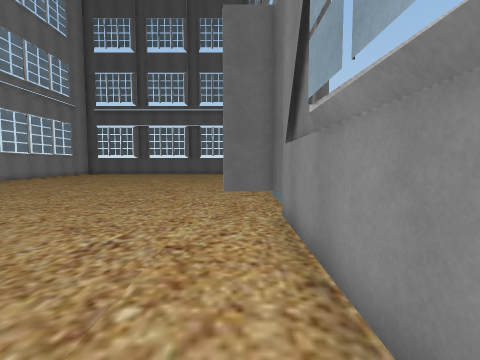
View 1 (above)

16 first-person views from a walk through a scene from a Unity 3-D project. The camera is 1.5 m above the floor, tilts 4° down and sees 85° across. The floor is counted in squares, 1 m on a side. Each view is taken from the middle of a square. On the plan, view 1 faces up. The plan holds only what a view shows up to about 14 squares ahead; the rest is blank. The place goes on beyond the plan. Some animated figures are left out.

View 2
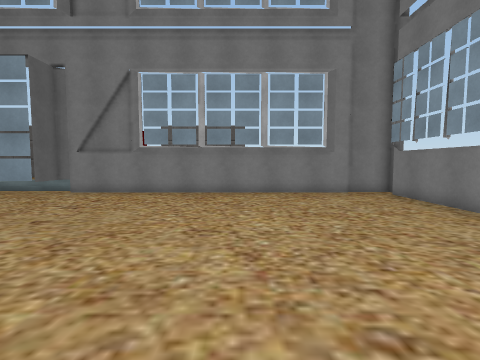

View 3
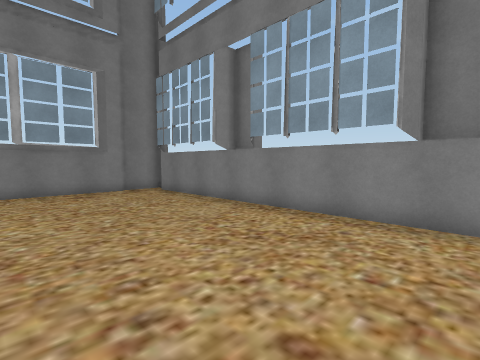

View 4
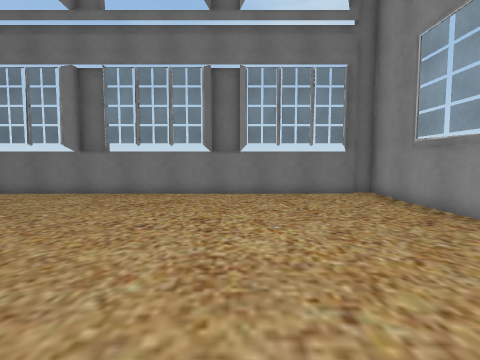

View 5
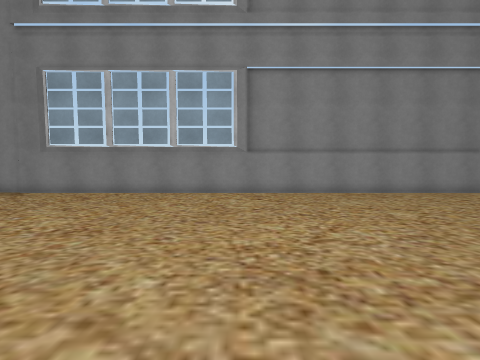

View 6
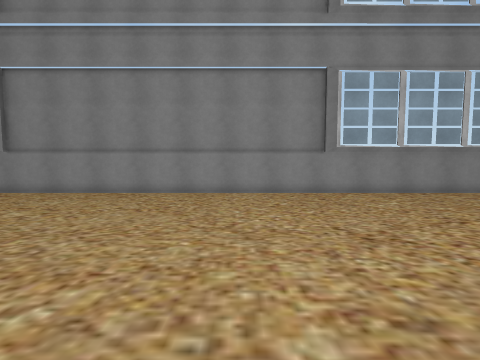

View 7
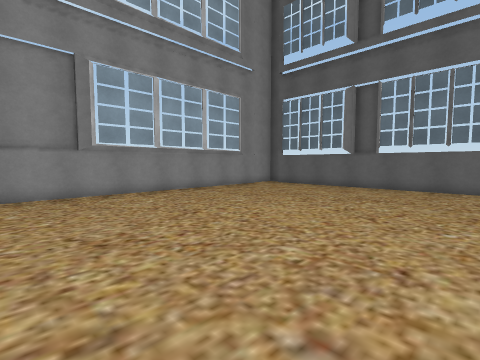

View 8
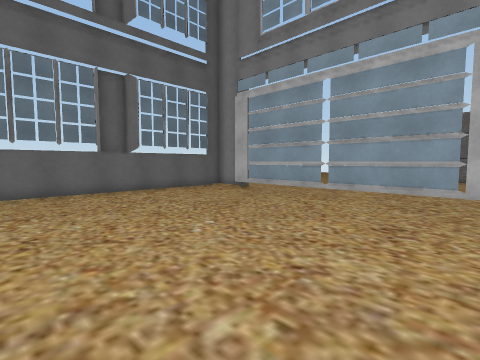

View 9
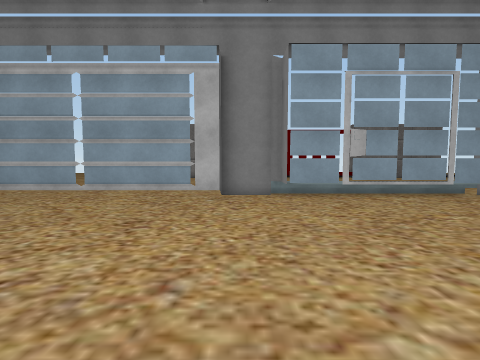

View 10
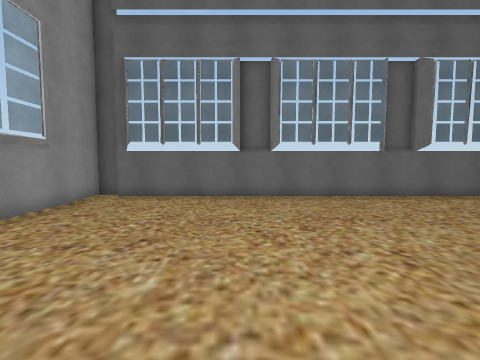

View 11
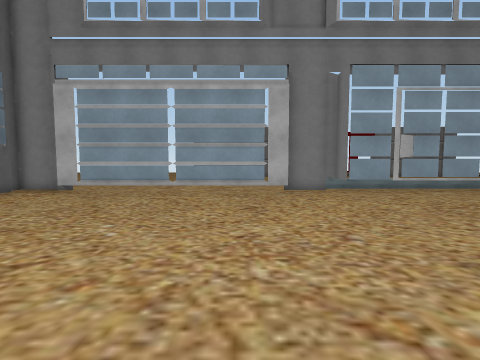

View 12
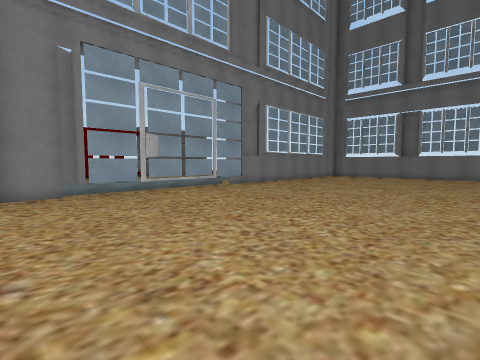

View 13
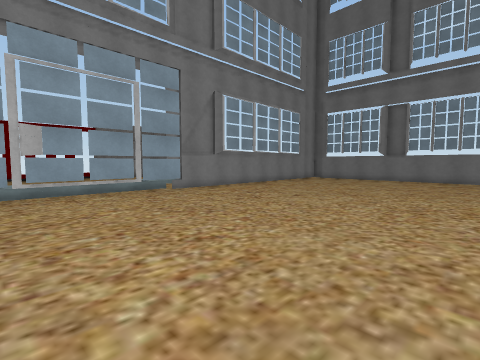

View 14
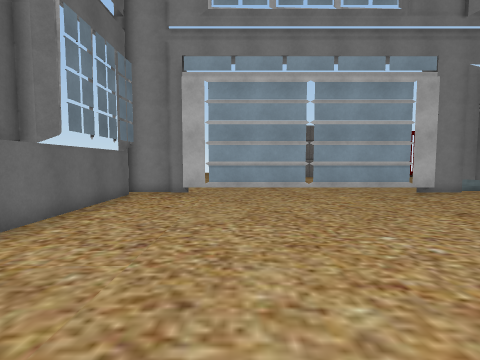

View 15
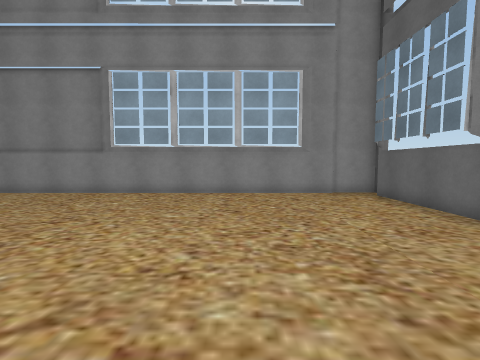

View 16
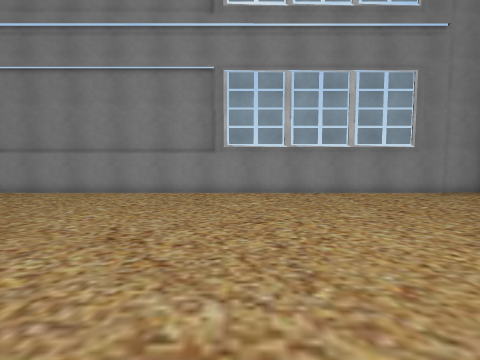

### Floor plan
Key: @ floor where view 1 was taken; # wall or solid block; x gap in a wall; . main floor; : floor 0.75 m higher than the main floor; = window, fence, low wall or low ledge; T thing the floor can be seen under or through.
Columns run from 18 left of view 1 to 1 right of it. Each row starts with its distance up from view 1.
 31 ####################
 30 #..................#
 29 #..................#
 28 #.................##
 27 #.................x.
 26 #.................T.
 25 #.................T.
 24 #.................T.
 23 #.................x.
 22 #.................T.
 21 #.................T.
 20 #.................T.
 19 #.................T.
 18 #.................T#
 17 #..................#
 16 #..................#
 15 #.................##
 14 #.................#:
 13 #.................#:
 12 #.................=:
 11 #.................=:
 10 #.................=:
  9 #.................#:
  8 #.................#:
  7 #.................##
  6 #..................#
  5 #..................#
  4 #..................#
  3 #..................#
  2 #..................#
  1 #..................#
  0 #.................@#
 -1 #..................#
 -2 #..................#
 -3 #..................#
 -4 #..................#
 -5 #..................#
 -6 #..................#
 -7 #..................#
 -8 ####################

Where each view was taken, in squares from view 1:
view 1: 0 up, 0 right, facing up
view 2: 1 down, 11 left, facing right
view 3: 1 down, 12 left, facing down-right
view 4: 4 up, 12 left, facing down
view 5: 4 up, 6 left, facing left
view 6: 15 up, 6 left, facing left
view 7: 16 up, 6 left, facing up-left
view 8: 18 up, 10 left, facing up-right
view 9: 17 up, 10 left, facing right
view 10: 20 up, 12 left, facing up
view 11: 20 up, 12 left, facing right
view 12: 18 up, 11 left, facing down-right
view 13: 14 up, 11 left, facing down-right
view 14: 26 up, 11 left, facing right
view 15: 25 up, 6 left, facing left
view 16: 20 up, 6 left, facing left
